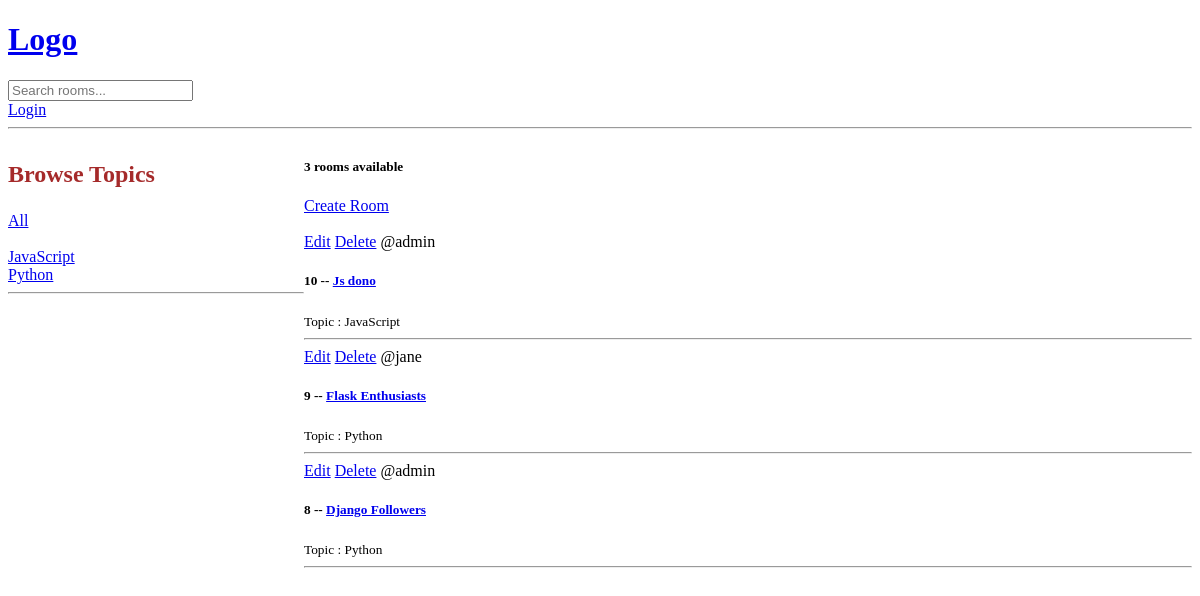
Before: / with the older database file.
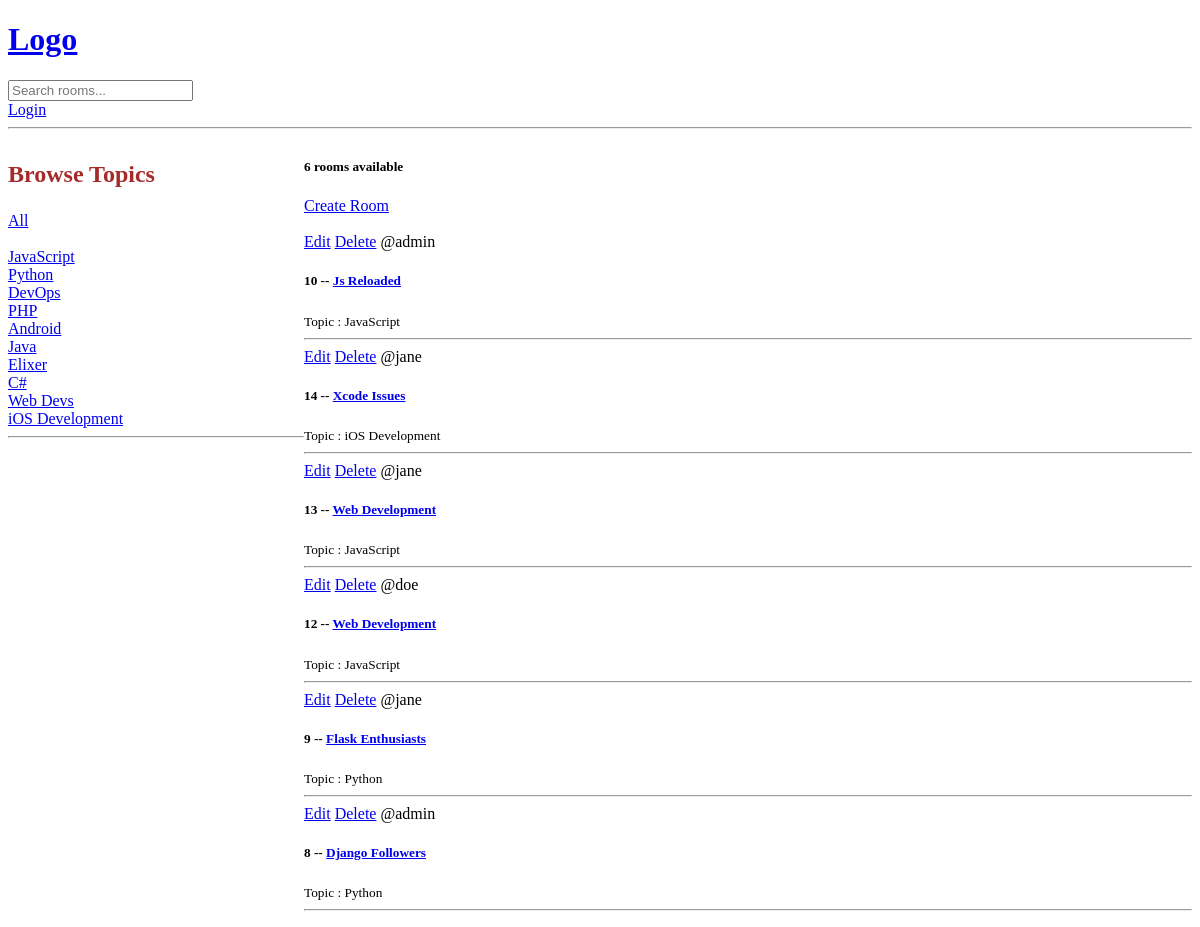
After: the same page with the newer database file.
### base/models.py (models this page shows, shortened)
class Topic(models.Model):
    name = models.CharField(max_length=200)

class Room(models.Model):
    host = models.ForeignKey(User, on_delete=models.SET_NULL, null=True)
    topic = models.ForeignKey(Topic, on_delete=models.SET_NULL, null=True)
    name = models.CharField(max_length=200)
    description = models.TextField(null=True, blank=True)
    updated = models.DateTimeField(auto_now=True)
    created = models.DateTimeField(auto_now_add=True)
    class  Meta:
        ordering = ['-updated', '-created']

### base/views.py (the view)
# urls.py: path('', views.home, name="home"),
def home(request):
    q = request.GET.get('q') if request.GET.get('q') != None else ''
    rooms = Room.objects.filter(
        Q(topic__name__icontains=q) |
        Q(name__icontains=q) |
        Q(description__icontains=q)
        )
    topics = Topic.objects.all()
    room_count = rooms.count()
    context =  {'rooms': rooms, 'topics': topics, 'room_count': room_count}
    return render(request, 'base/home.html', context)

### base/templates/base/home.html (shortened to what this page needs)
{% extends 'main.html'%} {% block content%} {% load static %}
<!DOCTYPE html>
<html lang="en">
  <head>
    <link rel="stylesheet" href="{% static 'css/style.css' %}" />
  </head>
  <body>
    <div class="home-container">
      <div>
        <h3 class="big-font">Browse Topics</h3>
        <div>
          <a href="{%url 'home'%}">All</a>
        </div>
        <br />
        {% for topic in topics %}
        <div>
          <a href="{%url 'home'%}?q={{topic.name}}">{{topic.name}}</a>
        </div>
        {%endfor%}
        <hr />
      </div>
      <div>
        <h5>{{room_count}} rooms available</h5>
        <a href="{%url 'create-room'%}">Create Room</a>
        <br />
        <br />
        <div>
           {% for room in rooms %}
          <div>
            <a href="{%url 'update-room' room.id %}">Edit</a>
            <a href="{%url 'delete-room' room.id %}">Delete</a>
            <span>@{{room.host.username}}</span>
            <h5>
              {{room.id}} -- <a href="/room/{{room.id}}">{{room.name}}</a>
            </h5>
            <small>Topic : {{room.topic.name}}</small>
            <hr />
          </div>
          {% endfor %}
        </div>
      </div>
    </div>
  </body>
</html>
{% endblock %}

### templates/main.html (shortened to what this page needs)
<!DOCTYPE html>
<html lang="en">
  <head>
  </head>
  <body>
    {% include 'navbar.html'%}  {% block content %} {% endblock %}
  </body>
</html>

### templates/navbar.html
<a href="/">
  <h1>Logo</h1>
</a>
<form method="get" action="{% url 'home' %}">
  <input type="text" name="q" placeholder="Search rooms..." />
</form>
{% if request.user.is_authenticated%}
<a href="{%url 'logout'%}">Logout</a>
{%else %}
<a href="{%url 'login'%}">Login</a>
{%endif%}
<hr

### base/static/css/style.css (style rules this page uses)
.big-font { font-size: x-large; color: brown; }
.home-container { display: grid; grid-template-columns: 1fr 3fr; }

Changed rows visible on the page:
added Topic: name "DevOps"
added Topic: name "PHP"
added Topic: name "Android"
added Topic: name "Java"
added Topic: name "Elixer"
added Topic: name "C#"
added Topic: name "Web Devs"
added Topic: name "iOS Development"
changed Room id 10: name "Js dono" → "Js Reloaded"
added Room: host.username "jane", id "14", name "Xcode Issues", topic.name "iOS Development"
added Room: host.username "jane", id "13", name "Web Development", topic.name "JavaScript"
added Room: host.username "doe", id "12", name "Web Development", topic.name "JavaScript"
Other visible differences:
{{ room_count }}: "3" → "6"
